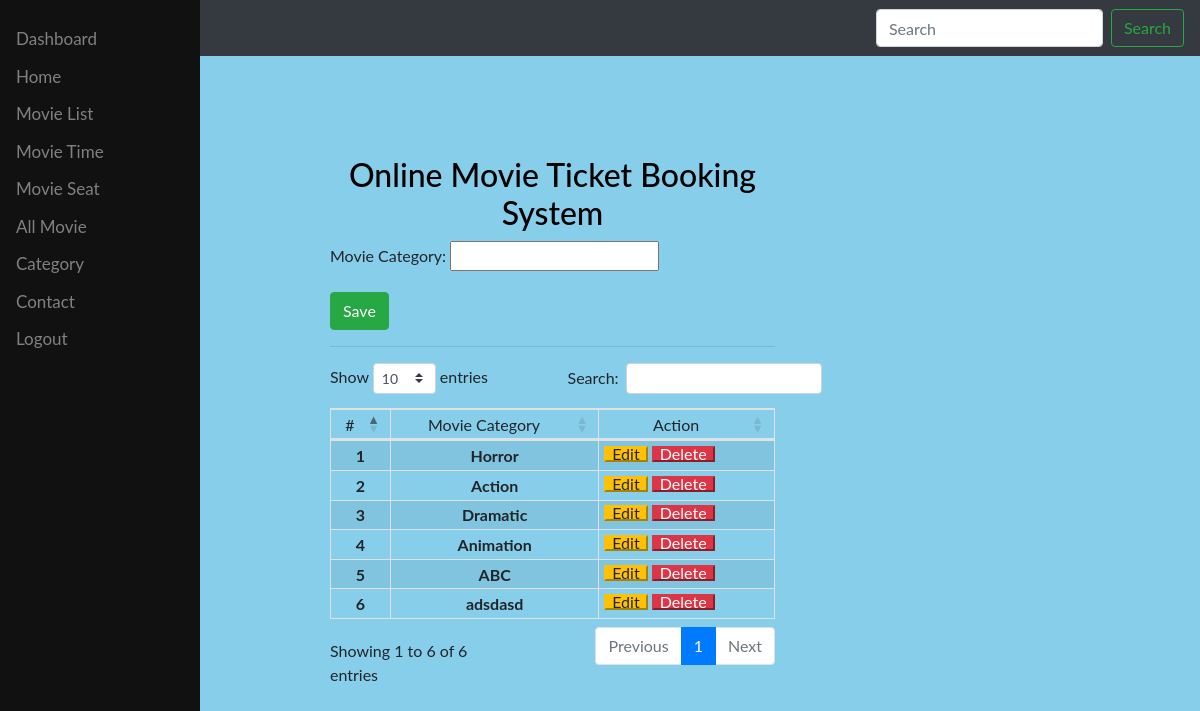
The app's page /category.php with its own data.
### tables this page shows
CREATE TABLE `tb_category` (
  `cat_id` int(255) NOT NULL,
  `cat_name` varchar(255) NOT NULL
);

### category.php (the view, shortened to what this page needs)
<?php include('connection.php'); ?>
<html lang="en">
  <head>
    <link rel="stylesheet" href="https://stackpath.bootstrapcdn.com/bootstrap/4.4.1/css/bootstrap.min.css" />
    <link rel="stylesheet" href="https://cdnjs.cloudflare.com/ajax/libs/twitter-bootstrap/4.1.3/css/bootstrap.css" />
    <link rel="stylesheet" href="https://cdn.datatables.net/1.10.20/css/dataTables.bootstrap4.min.css" />
    <link rel="stylesheet" href="https://stackpath.bootstrapcdn.com/bootstrap/4.4.1/css/bootstrap.min.css">
  </head>
  <body>
    <div class="sidenav">
      <a href="admin/dashboard.php"button class="dropdown-btn">Dashboard
        <a href="home.php">Home</a>
        <a href="movie.php">Movie List</a>
        <a href="movietime.php">Movie Time</a>
        <a href="addseat.php">Movie Seat</a>
        <a href="allmovie.php">All Movie</a>
        <a href="category.php">Category</a>
        <a href="contactadd.php">Contact</a>
        <a href="Logout.php">Logout</a>
      </div>
      <nav class="navbar navbar-expand-lg navbar-dark bg-dark">
        <div class="collapse navbar-collapse" id="navbarTogglerDemo01">
          <a class="navbar-brand" href="#">Hidden brand</a>
          <ul class="navbar-nav mr-auto mt-2 mt-lg-0">
            <li class="nav-item active">
              <a class="nav-link" href="#"> <span class="sr-only">(current)</span></a>
            </li>
            <li class="nav-item">
              <a class="nav-link" href="#"> </a>
            </li>
          </ul>
          <form class="form-inline my-2 my-lg-0">
            <input class="form-control mr-sm-2" type="search" placeholder="Search" aria-label="Search">
            <button class="btn btn-outline-success my-2 my-sm-0" type="submit">Search</button>
          </form>
        </div>
      </nav>
      <div class="container">
        <div class="row">
          <div class="col-md-3"></div>
          <div class="col-md-5">
            <h2 style="color:black; margin-top: 100px; text-align: center;">Online Movie Ticket Booking System</h2>
            <div class="form-group">
              <form method="POST" action="connection.php">
                <div class="form-group">
                  <label>Movie Category: </label>
                  <input type="text" name="cat_name">
                </div>
                <div class="form-group">
                  <button type="submit" class="btn btn-success" name="categorysave">Save</button>
                </div>
              </form>
              <hr>
              <table id="users" class="table table-striped table-bordered table-hover table-sm">
                <thead>
                  <tr>
                    <td style="text-align: center;"> #</td>
                    <td style="text-align: center;"> Movie Category</td>
                    <td style="text-align: center;"> Action </td>
                  </tr>
                </thead>
                <tbody>
                  <?php
                  $i =1;
                  $result = "SELECT * FROM tb_category ";
                  if ($result=mysqli_query($db,$result))
                  {
                  while ($row=mysqli_fetch_assoc($result))
                  {?>
                  <tr>
                    <th style="text-align: center;"><?php echo $i++; ?></th>
                    <th style="text-align: center;"><?php echo $row['cat_name'];?> </th>
                    <td style="line-height: 10px;">
                      <button class="btn-warning" data-toggle="modal" data-target="#editmodal_<?php echo $row['cat_id'];?>">Edit
                      </button>
                      <button type="button" class="btn-danger"data-toggle="modal" data-target="#deletemodal_<?php echo $row['cat_id'];?>">Delete
                      </button>
                    </tr>
                        </div>
                      </div>
                    </div>
                  </div>
              <?php } }?>
</body>
</html>

### category.php (style rules this page uses)
body { background-color: skyblue; font-family: "Lato", sans-serif; }
.sidenav { height: 100%; width: 200px; position: fixed; z-index: 1; top: 0; left: 0; background-color: #111; overflow-x: hidden; padding-top: 20px; }
.sidenav a { padding: 6px 8px 6px 16px; text-decoration: none; font-size: 17px; color: #818181; display: block; }

### records on screen
tb_category: cat_name "Horror"
tb_category: cat_name "Action"
tb_category: cat_name "Dramatic"
tb_category: cat_name "Animation"
tb_category: cat_name "ABC"
tb_category: cat_name "adsdasd"
